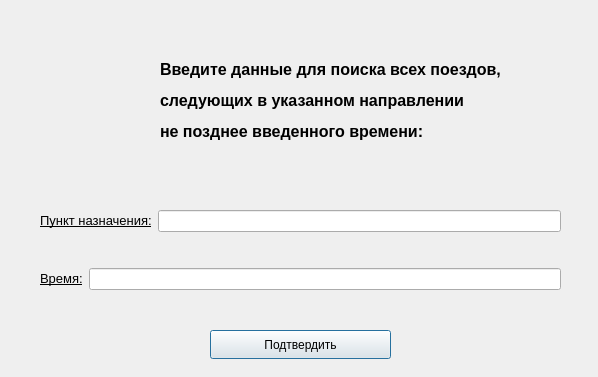
<?xml version="1.0" encoding="UTF-8"?>
<ui version="4.0">
 <class>specialSearch</class>
 <widget class="QDialog" name="specialSearch">
  <property name="geometry">
   <rect>
    <x>0</x>
    <y>0</y>
    <width>598</width>
    <height>377</height>
   </rect>
  </property>
  <property name="windowTitle">
   <string>Dialog</string>
  </property>
  <widget class="QLabel" name="information">
   <property name="geometry">
    <rect>
     <x>160</x>
     <y>20</y>
     <width>431</width>
     <height>161</height>
    </rect>
   </property>
   <property name="text">
    <string>&lt;html&gt;&lt;head/&gt;&lt;body&gt;&lt;p&gt;&lt;span style=&quot; font-size:12pt; font-weight:700;&quot;&gt;Введите данные для поиска всех поездов,&lt;/span&gt;&lt;/p&gt;&lt;p&gt;&lt;span style=&quot; font-size:12pt; font-weight:700;&quot;&gt;следующих в указанном направлении &lt;/span&gt;&lt;/p&gt;&lt;p&gt;&lt;span style=&quot; font-size:12pt; font-weight:700;&quot;&gt;не позднее введенного времени: &lt;/span&gt;&lt;/p&gt;&lt;/body&gt;&lt;/html&gt;</string>
   </property>
  </widget>
  <widget class="QWidget" name="layoutWidget">
   <property name="geometry">
    <rect>
     <x>40</x>
     <y>180</y>
     <width>521</width>
     <height>141</height>
    </rect>
   </property>
   <layout class="QVBoxLayout" name="verticalLayout">
    <item>
     <layout class="QHBoxLayout" name="horizontalLayout">
      <item>
       <widget class="QLabel" name="dest">
        <property name="text">
         <string>&lt;html&gt;&lt;head/&gt;&lt;body&gt;&lt;p&gt;&lt;span style=&quot; font-size:10pt; text-decoration: underline;&quot;&gt;Пункт назначения:&lt;/span&gt;&lt;/p&gt;&lt;/body&gt;&lt;/html&gt;</string>
        </property>
       </widget>
      </item>
      <item>
       <widget class="QLineEdit" name="todestination"/>
      </item>
     </layout>
    </item>
    <item>
     <layout class="QHBoxLayout" name="horizontalLayout_2">
      <item>
       <widget class="QLabel" name="time_">
        <property name="text">
         <string>&lt;html&gt;&lt;head/&gt;&lt;body&gt;&lt;p&gt;&lt;span style=&quot; font-size:10pt; text-decoration: underline;&quot;&gt;Время:&lt;/span&gt;&lt;/p&gt;&lt;/body&gt;&lt;/html&gt;</string>
        </property>
       </widget>
      </item>
      <item>
       <widget class="QLineEdit" name="time"/>
      </item>
     </layout>
    </item>
   </layout>
  </widget>
  <widget class="QPushButton" name="saveData">
   <property name="geometry">
    <rect>
     <x>210</x>
     <y>330</y>
     <width>181</width>
     <height>29</height>
    </rect>
   </property>
   <property name="text">
    <string>Подтвердить</string>
   </property>
  </widget>
 </widget>
 <resources/>
 <connections/>
</ui>
